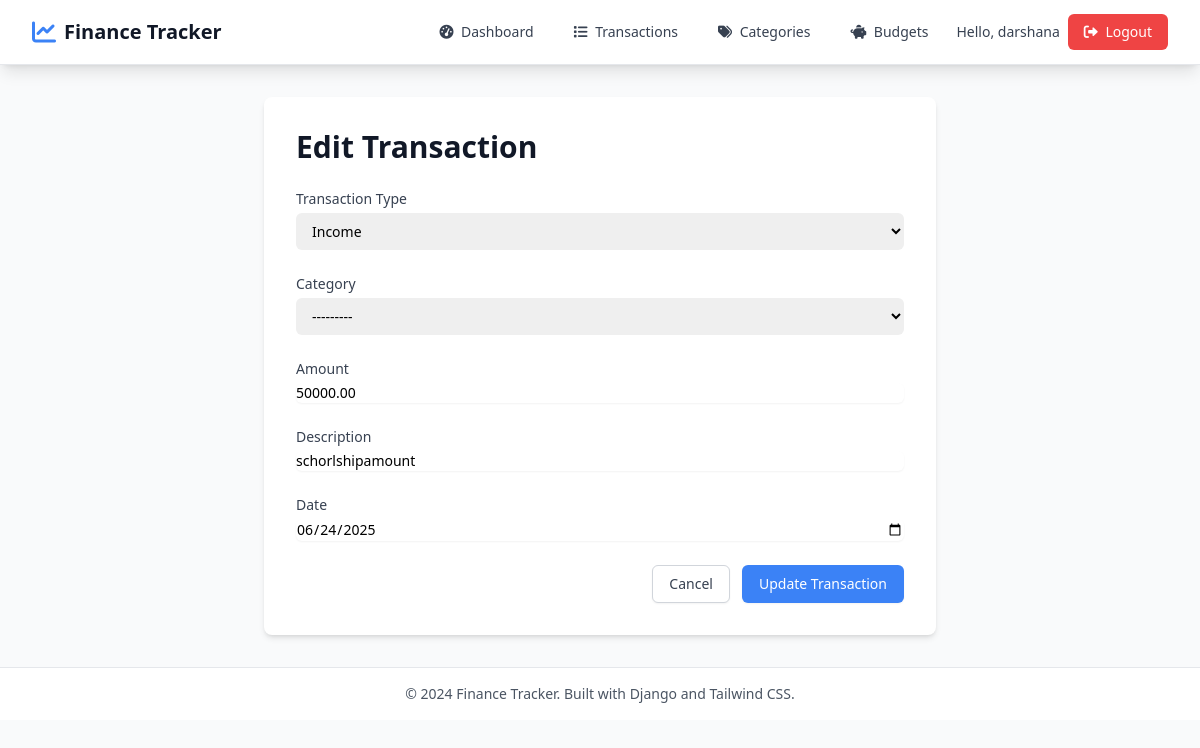
The page /dashboard/transactions/1/edit/ (signed in) on the database its author committed.
### tracker/models.py (models this page shows, shortened)
class Transaction(models.Model):
    TRANSACTION_TYPES = [
        ('income', 'Income'),
        ('expense', 'Expense'),
    ]
    user = models.ForeignKey(User, on_delete=models.CASCADE)
    category = models.ForeignKey(Category, on_delete=models.CASCADE)
    amount = models.DecimalField(
        max_digits=10,
        decimal_places=2,
        validators=[MinValueValidator(Decimal('0.01'))]
    )
    description = models.CharField(max_length=255)
    type = models.CharField(max_length=10, choices=TRANSACTION_TYPES)
    date = models.DateField()
    created_at = models.DateTimeField(auto_now_add=True)
    updated_at = models.DateTimeField(auto_now=True)
    class Meta:
        ordering = ['-date', '-created_at']

class Category(models.Model):
    CATEGORY_TYPES = [
        ('income', 'Income'),
        ('expense', 'Expense'),
    ]
    name = models.CharField(max_length=100)
    type = models.CharField(max_length=10, choices=CATEGORY_TYPES)
    user = models.ForeignKey(User, on_delete=models.CASCADE)
    created_at = models.DateTimeField(auto_now_add=True)
    class Meta:
        verbose_name_plural = 'Categories'
        unique_together = ['name', 'user']
    def __str__(self):
        return f"{self.name} ({self.type})"

### tracker/views.py (the view)
# urls.py: path('transactions/<int:pk>/edit/', views.edit_transaction, name='edit_transaction'),
@login_required
def edit_transaction(request, pk):
    transaction = get_object_or_404(Transaction, pk=pk, user=request.user)
    if request.method == 'POST':
        form = TransactionForm(request.POST, instance=transaction, user=request.user)
        if form.is_valid():
            form.save()
            messages.success(request, 'Transaction updated successfully!')
            return redirect('transaction_list')
    else:
        form = TransactionForm(instance=transaction, user=request.user)
    return render(request, 'tracker/edit_transaction.html', {'form': form, 'transaction': transaction})

### templates/tracker/edit_transaction.html (shortened to what this page needs)
{% extends 'base.html' %}
{% load crispy_forms_tags %}
{% block content %}
<div class="max-w-2xl mx-auto bg-white p-8 rounded-lg shadow-md">
    <h1 class="text-3xl font-bold text-gray-900 mb-6">Edit Transaction</h1>
    <form method="post" class="space-y-6">
        <div>
            <label for="id_type" class="block text-sm font-medium text-gray-700">Transaction Type</label>
            <select name="type" id="id_type" class="mt-1 block w-full pl-3 pr-10 py-2 text-base border-gray-300 focus:outline-none focus:ring-primary focus:border-primary sm:text-sm rounded-md">
                <option value="income" {% if form.type.value == 'income' %}selected{% endif %}>Income</option>
            </select>
        </div>
        <div>
            <label for="id_category" class="block text-sm font-medium text-gray-700">Category</label>
            <select name="category" id="id_category" class="mt-1 block w-full pl-3 pr-10 py-2 text-base border-gray-300 focus:outline-none focus:ring-primary focus:border-primary sm:text-sm rounded-md">
                {% for value, text in form.category.field.choices %}
                    <option value="{{ value }}" {% if form.category.value == value|stringformat:"s" %}selected{% endif %}>{{ text }}</option>
                {% endfor %}
            </select>
        </div>
        <div>
            <label for="id_amount" class="block text-sm font-medium text-gray-700">Amount</label>
            <input type="number" name="amount" id="id_amount" step="0.01" min="0.01" value="{{ form.amount.value|default:'' }}" class="mt-1 focus:ring-primary focus:border-primary block w-full shadow-sm sm:text-sm border-gray-300 rounded-md" required>
        </div>
        <div>
            <label for="id_description" class="block text-sm font-medium text-gray-700">Description</label>
            <input type="text" name="description" id="id_description" value="{{ form.description.value|default:'' }}" class="mt-1 focus:ring-primary focus:border-primary block w-full shadow-sm sm:text-sm border-gray-300 rounded-md" required>
        </div>
        <div>
            <label for="id_date" class="block text-sm font-medium text-gray-700">Date</label>
            <input type="date" name="date" id="id_date" value="{{ form.date.value|date:'Y-m-d' }}" class="mt-1 focus:ring-primary focus:border-primary block w-full shadow-sm sm:text-sm border-gray-300 rounded-md" required>
        </div>
        <div class="flex justify-end space-x-3">
            <a href="{% url 'transaction_list' %}" class="inline-flex items-center px-4 py-2 border border-gray-300 shadow-sm text-sm font-medium rounded-md text-gray-700 bg-white hover:bg-gray-50 focus:outline-none focus:ring-2 focus:ring-offset-2 focus:ring-primary">
                Cancel
            </a>
            <button type="submit" class="inline-flex justify-center py-2 px-4 border border-transparent shadow-sm text-sm font-medium rounded-md text-white bg-primary hover:bg-blue-600 focus:outline-none focus:ring-2 focus:ring-offset-2 focus:ring-primary">
                Update Transaction
            </button>
        </div>
    </form>
</div>
{% endblock %}

### templates/base.html (shortened to what this page needs)
<!DOCTYPE html>
<html lang="en">
<head>
    <script src="https://cdn.tailwindcss.com"></script>
    <link href="https://cdnjs.cloudflare.com/ajax/libs/font-awesome/6.0.0/css/all.min.css" rel="stylesheet">
</head>
<body class="bg-gray-50 min-h-screen">
    <nav class="bg-white shadow-lg border-b border-gray-200">
        <div class="max-w-7xl mx-auto px-4 sm:px-6 lg:px-8">
            <div class="flex justify-between h-16">
                <div class="flex items-center">
                    <a href="{% if user.is_authenticated %}{% url 'dashboard' %}{% else %}{% url 'home' %}{% endif %}" class="flex items-center">
                        <i class="fas fa-chart-line text-primary text-2xl mr-2"></i>
                        <span class="text-xl font-bold text-gray-900">Finance Tracker</span>
                    </a>
                </div>
                <div class="flex items-center space-x-4">
                    {% if user.is_authenticated %}
                        <div class="hidden md:flex items-center space-x-4">
                            <a href="{% url 'dashboard' %}" class="text-gray-700 hover:text-primary px-3 py-2 rounded-md text-sm font-medium transition-colors">
                                <i class="fas fa-tachometer-alt mr-1"></i> Dashboard
                            </a>
                            <a href="{% url 'transaction_list' %}" class="text-gray-700 hover:text-primary px-3 py-2 rounded-md text-sm font-medium transition-colors">
                                <i class="fas fa-list mr-1"></i> Transactions
                            </a>
                            <a href="{% url 'category_list' %}" class="text-gray-700 hover:text-primary px-3 py-2 rounded-md text-sm font-medium transition-colors">
                                <i class="fas fa-tags mr-1"></i> Categories
                            </a>
                            <a href="{% url 'budget_list' %}" class="text-gray-700 hover:text-primary px-3 py-2 rounded-md text-sm font-medium transition-colors">
                                <i class="fas fa-piggy-bank mr-1"></i> Budgets
                            </a>
                        </div>
                        <div class="flex items-center space-x-2">
                            <span class="text-gray-700 text-sm">Hello, {{ user.first_name|default:user.username }}</span>
                            <a href="{% url 'account_logout' %}" class="bg-red-500 hover:bg-red-600 text-white px-4 py-2 rounded-md text-sm font-medium transition-colors">
                                <i class="fas fa-sign-out-alt mr-1"></i> Logout
                            </a>
                        </div>
                    {% endif %}
                </div>
            </div>
        </div>
    </nav>
    <main class="max-w-7xl mx-auto px-4 sm:px-6 lg:px-8 py-8">
        {% block content %}
        {% endblock %}
    </main>
    <footer class="bg-white border-t border-gray-200 mt-auto">
        <div class="max-w-7xl mx-auto px-4 sm:px-6 lg:px-8 py-4">
            <div class="text-center text-gray-600 text-sm">
                <p>&copy; 2024 Finance Tracker. Built with Django and Tailwind CSS.</p>
            </div>
        </div>
    </footer>
</body>
</html>

### rows shown on the page
Transaction: type "Income", amount "50000.00", description "schorlshipamount", date "06/24/2025"
Category: category "---------"

### other values the page prints
{{ user.first_name|default:user.username }} "darshana"
